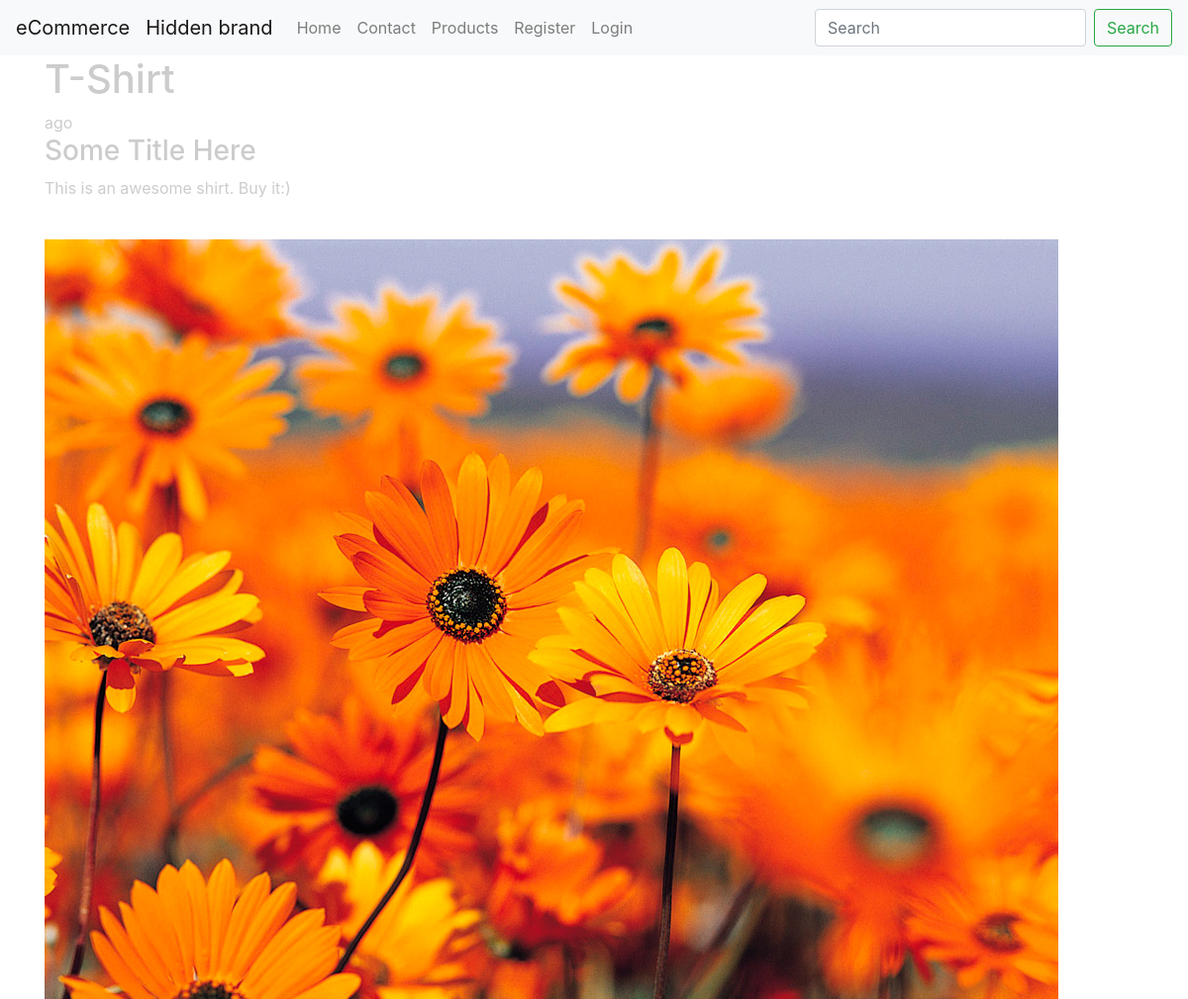
The page /products/products/t-shirt/ on the database its author committed.
### products/models.py (models this page shows, shortened)
class Product(models.Model):
    title = models.CharField(max_length=120)
    slug = models.SlugField(blank=True, unique=True)
    description = models.TextField()
    price = models.DecimalField(decimal_places=2, max_digits=20, default=39.99)
    image = models.ImageField(upload_to=upload_image_path, null=True, blank=True)
    featured = models.BooleanField(default=False)
    active = models.BooleanField(default=True)
    objects = ProductManager()

### products/views.py (the view)
# urls.py: url(r'^products/(?P<slug>[\w-]+)/$', ProductDetailSlugView.as_view(), name='detail'),
class ProductDetailSlugView(DetailView):
    queryset = Product.objects.all()
    template_name = "products/detail.html"
    def get_object(self, *args, **kwargs):
        request = self.request
        slug = self.kwargs.get('slug')
        instance = get_object_or_404(Product, slug=slug, active=True)
        try:
            instance = Product.objects.get(slug=slug, active=True)
        except Product.DoesNotExist:
            raise Http404("Not found..")
        except Product.MultipleObjectsReturned:
            qs = Product.objects.filter(slug=slug, active=True)
            instance = qs.first()
        except:
            raise Http404("Uhhmmmm")
        return instance

### products/models.py (called while the page is built)
    def active(self):
        return self.filter(active=True)

    def get_queryset(self):
        return ProductQuerySet(self.model, using=self._db)

    def all(self):
        return self.get_queryset().active()

### templates/products/detail.html
{% extends "base.html" %}
{% block content %}
    <div class="container">
    <div class="row">
    <div class="col">
    <h1>{{ object.title }}</h1>
    {{ object.timestamp|timesince }} ago
    <h3>{{ "some title here" | title}}</h3>
    {{ object.description|linebreaks }}<br/>
    {% if object.image %}
        <img src='{{ object.image.url }}' class='img-fluid' />
    {% endif %}
    </div>
    </div>
    </div>
{% endblock %}

### static_my_project/css/main.css (style rules this page uses)
body { color : #ccc; }

### rows shown on the page
Product: title "T-Shirt", description "This is an awesome shirt. Buy it:)", image (picture)

### other values the page prints
{{ brand_name }} "eCommerce"
{{ "some title here" | title }} "Some Title Here"
